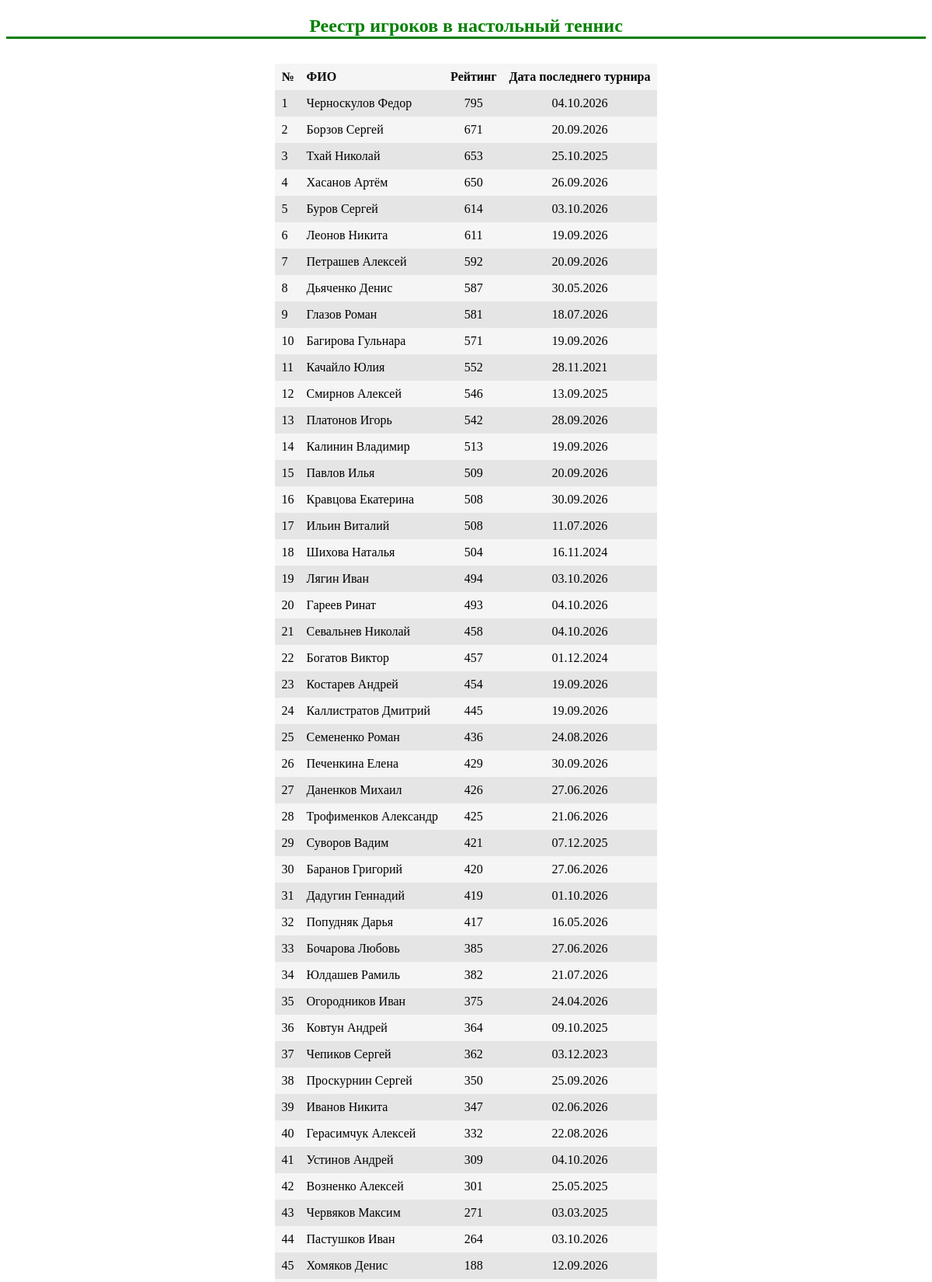
The page / (upper part) on the database its author committed.
### tables this page shows
CREATE TABLE sber_players
(
id integer not null,
name text not null,
rate text not null,
last_tornament_date date not null
);

### app.py (the view)
@app.route("/")
def table():
    db = get_db()
    dbase = FDataBase(db)
    return render_template('table.html', headings=headings, data=dbase.getPlayers())

### FDataBase.py (called while the page is built)
    def getPlayers(self):
        sql = '''SELECT * FROM sber_players'''
        try:
            self.__cur.execute(sql)
            res = self.__cur.fetchall()
            if res: return res
        except:
            print("Ошибка чтения из БД")
        return []

### app.py (called while the page is built)
def get_db():
    if not hasattr(g, 'link_db'):
        g.link_db = connect_db()
    return g.link_db

def connect_db():
    conn = sqlite3.connect(app.config['DATABASE'])
    conn.row_factory = sqlite3.Row
    return conn

### templates/table.html (shortened to what this page needs)
<!doctype html>
<html lang="en">
<head>
    <link rel="stylesheet" href="/static/styles.css"/>
</head>
        <body>
            <article>
                <h1 class="header">Реестр игроков в настольный теннис</h1>
            <table class="table">
                <tr class="table__header">
                    {% for header in headings %}
                    <th class="table__cell">{{header}}</th>
                    {% endfor %}
                </tr>
                    {%for row in data %}
                    <tr class="table__row">
                        {%for cell in row%}
                        <td class="table__cell">{{cell}}</td>
                        {% endfor %}
                    </tr>
                    {% endfor %}
            </table>
            </article>
        </body>
    </html>

### static/styles.css (style rules this page uses)
.header { text-align: center; border-bottom: solid; color: #008000; margin-bottom: 2rem; }
.table { border-spacing: 0; margin: 1rem; background-color: #f5f5f5; margin-left: auto; margin-right: auto; }
.table__row:nth-child(even) { background-color: #e5e5e5; }
.table__header { text-align: left; }
.table__cell { padding: 8px; }
.table__cell:nth-child(3), .table__cell:nth-child(4) { text-align: center; }

### rows shown on the page
sber_players: row "1", name "Черноскулов Федор", rate "795", last_tornament_date "04.10.2026"
sber_players: row "2", name "Борзов Сергей", rate "671", last_tornament_date "20.09.2026"
sber_players: row "3", name "Тхай Николай", rate "653", last_tornament_date "25.10.2025"
sber_players: row "4", name "Хасанов Артём", rate "650", last_tornament_date "26.09.2026"
sber_players: row "5", name "Буров Сергей", rate "614", last_tornament_date "03.10.2026"
sber_players: row "6", name "Леонов Никита", rate "611", last_tornament_date "19.09.2026"
sber_players: row "7", name "Петрашев Алексей", rate "592", last_tornament_date "20.09.2026"
sber_players: row "8", name "Дьяченко Денис", rate "587", last_tornament_date "30.05.2026"
sber_players: row "9", name "Глазов Роман", rate "581", last_tornament_date "18.07.2026"
sber_players: row "10", name "Багирова Гульнара", rate "571", last_tornament_date "19.09.2026"
sber_players: row "11", name "Качайло Юлия", rate "552", last_tornament_date "28.11.2021"
sber_players: row "12", name "Смирнов Алексей", rate "546", last_tornament_date "13.09.2025"
sber_players: row "13", name "Платонов Игорь", rate "542", last_tornament_date "28.09.2026"
sber_players: row "14", name "Калинин Владимир", rate "513", last_tornament_date "19.09.2026"
sber_players: row "15", name "Павлов Илья", rate "509", last_tornament_date "20.09.2026"
sber_players: row "16", name "Кравцова Екатерина", rate "508", last_tornament_date "30.09.2026"
sber_players: row "17", name "Ильин Виталий", rate "508", last_tornament_date "11.07.2026"
sber_players: row "18", name "Шихова Наталья", rate "504", last_tornament_date "16.11.2024"
sber_players: row "19", name "Лягин Иван", rate "494", last_tornament_date "03.10.2026"
sber_players: row "20", name "Гареев Ринат", rate "493", last_tornament_date "04.10.2026"
sber_players: row "21", name "Севальнев Николай", rate "458", last_tornament_date "04.10.2026"
sber_players: row "22", name "Богатов Виктор", rate "457", last_tornament_date "01.12.2024"
sber_players: row "23", name "Костарев Андрей", rate "454", last_tornament_date "19.09.2026"
sber_players: row "24", name "Каллистратов Дмитрий", rate "445", last_tornament_date "19.09.2026"
sber_players: row "25", name "Семененко Роман", rate "436", last_tornament_date "24.08.2026"
sber_players: row "26", name "Печенкина Елена", rate "429", last_tornament_date "30.09.2026"
sber_players: row "27", name "Даненков Михаил", rate "426", last_tornament_date "27.06.2026"
sber_players: row "28", name "Трофименков Александр", rate "425", last_tornament_date "21.06.2026"
sber_players: row "29", name "Суворов Вадим", rate "421", last_tornament_date "07.12.2025"
sber_players: row "30", name "Баранов Григорий", rate "420", last_tornament_date "27.06.2026"
sber_players: row "31", name "Дадугин Геннадий", rate "419", last_tornament_date "01.10.2026"
sber_players: row "32", name "Попудняк Дарья", rate "417", last_tornament_date "16.05.2026"
sber_players: row "33", name "Бочарова Любовь", rate "385", last_tornament_date "27.06.2026"
sber_players: row "34", name "Юлдашев Рамиль", rate "382", last_tornament_date "21.07.2026"
sber_players: row "35", name "Огородников Иван", rate "375", last_tornament_date "24.04.2026"
sber_players: row "36", name "Ковтун Андрей", rate "364", last_tornament_date "09.10.2025"
sber_players: row "37", name "Чепиков Сергей", rate "362", last_tornament_date "03.12.2023"
sber_players: row "38", name "Проскурнин Сергей", rate "350", last_tornament_date "25.09.2026"
sber_players: row "39", name "Иванов Никита", rate "347", last_tornament_date "02.06.2026"
sber_players: row "40", name "Герасимчук Алексей", rate "332", last_tornament_date "22.08.2026"
sber_players: row "41", name "Устинов Андрей", rate "309", last_tornament_date "04.10.2026"
sber_players: row "42", name "Возненко Алексей", rate "301", last_tornament_date "25.05.2025"
sber_players: row "43", name "Червяков Максим", rate "271", last_tornament_date "03.03.2025"
sber_players: row "44", name "Пастушков Иван", rate "264", last_tornament_date "03.10.2026"
sber_players: row "45", name "Хомяков Денис", rate "188", last_tornament_date "12.09.2026"

### other values the page prints
{{ header }} "№" "ФИО" "Рейтинг" "Дата последнего турнира"
